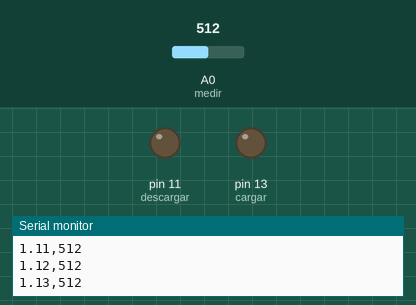
Bench run of a sketch on a simulated Arduino Uno, built with avr-gcc and run on an emulated ATmega328P. On the bench: output pins drawn as LEDs (lit = HIGH), the last lines printed to the serial monitor. Inputs (shaded band) come from the test bench; at power-on: A0 (medir) = 512.

Above: at 1.2 s.
1.3 s: A0 (medir) set to 0
At 2.5 s:
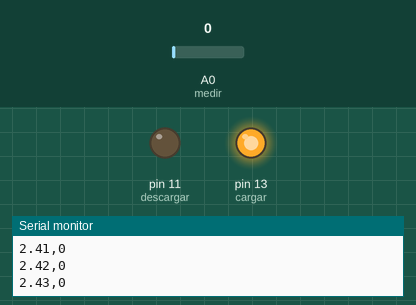
2.8 s: A0 (medir) set to 999
4.3 s: A0 (medir) set to 1016
At 4.9 s:
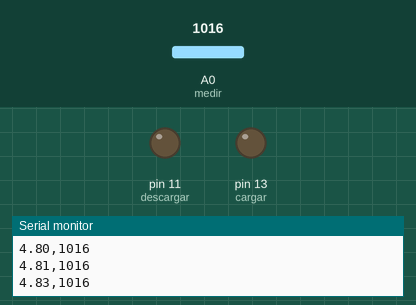
Timing chart, 0 to 7.3 s (numbered marks = the images above; inputs shaded):
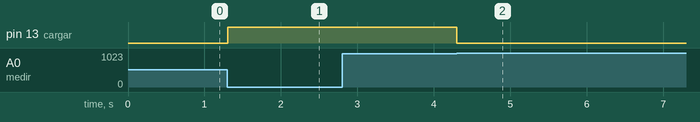

The sketch:

carga_descarga_capacitor.ino
```cpp
/* carga y descarga de un capacitor,
 * Para el ejercicio C=220 microf, Rcarga=1 kOhm, Rdescarga=470 Ohm
*/

// Pines usados
#define cargar 13
#define descargar 11    // descarga auxiliar
#define medir 0
unsigned long t0;   // tiempo inicio lecturas
unsigned int valorsensor;

void setup () {
  pinMode(cargar, OUTPUT );    // pin de carga
  pinMode(descargar, OUTPUT ); // pin de descarga auxiliar
  Serial.begin(9600);          // envio dato serial
}

void loop(){
  /* Descarga capacitor */
  digitalWrite(cargar, LOW );
  pinMode(descargar, OUTPUT );
  digitalWrite(descargar, LOW );

  t0 = micros ();                 // tiempo inicial
  valorsensor = analogRead(medir);

  while (valorsensor> 0) {
    Serial.print(millis()/1000.0);
    Serial.print(',');
    Serial.println(valorsensor) ;
    valorsensor = analogRead(medir);
  }

  /* carga capacitor */
  digitalWrite (cargar, HIGH );
  pinMode(descargar, INPUT );    // pin auxiliar con alta impedancia
  t0 = micros ();                 // tiempo inicial
  valorsensor = analogRead (medir);
  while (valorsensor <1016) {         // valor maximo de carga de 1024
    Serial.print(millis()/1000.0);
    Serial.print(',');
    Serial.println (valorsensor);
    valorsensor = analogRead (medir);
  }
}
```

Measured:
- the behaviour switches between 1015 and 1016 on A0 (medir) (found by bisection; images 1 and 2)
- after the input at 1.3 s, pin 13 (cargar): LOW → HIGH at once
- after the input at 4.3 s, pin 13 (cargar): HIGH → LOW at once
